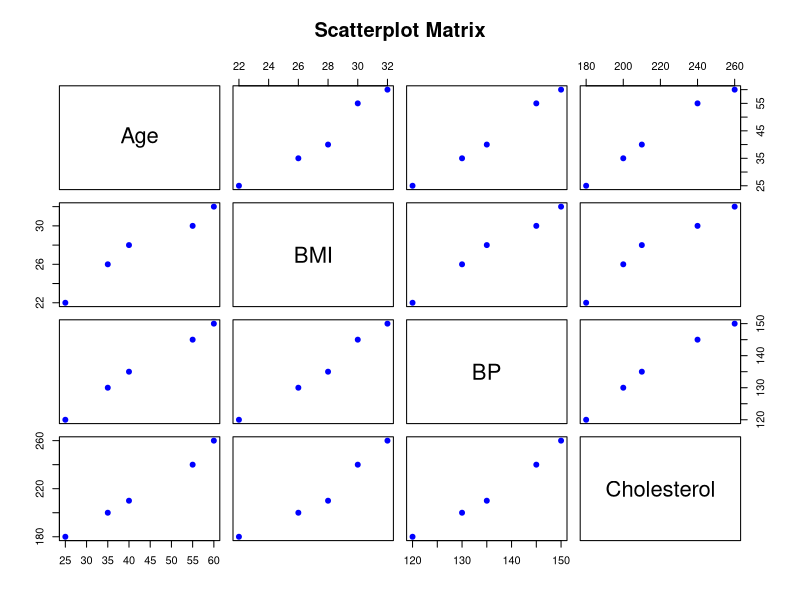
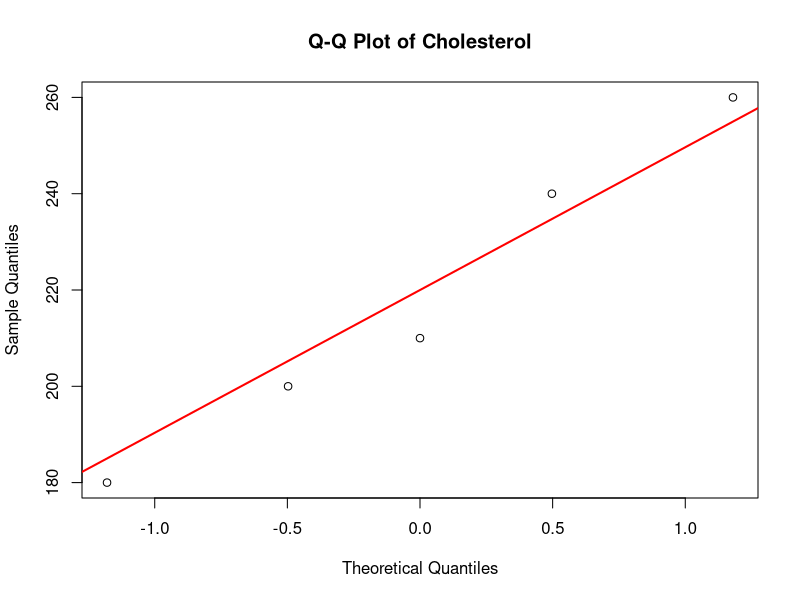
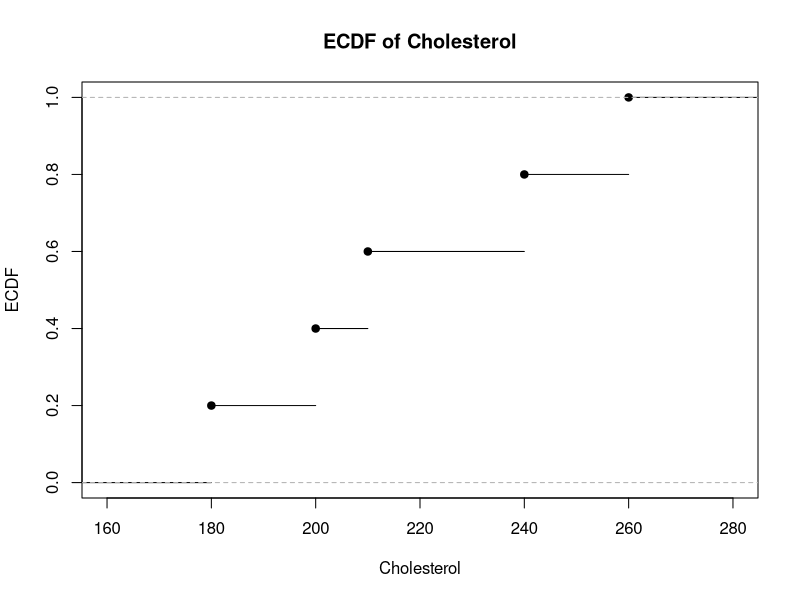
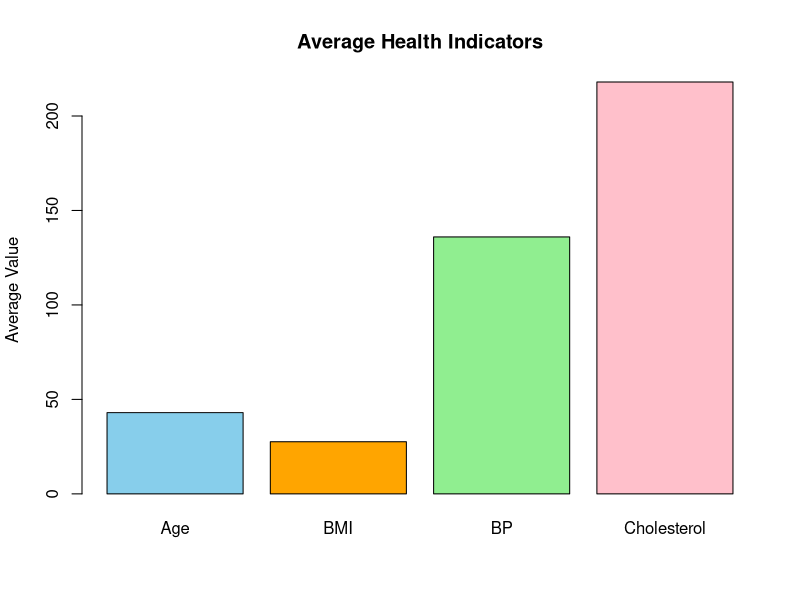

These figures' R source, in order:
setwd("E:/Development/College/Data-Handling-and-Visualization/Experiments/Exp-16-Patient-Health-Risk-Analysis")

data <- read.csv("Patient_Health_Risk.csv")

# ----------------------------
# Q1 Scatterplot Matrix
# ----------------------------
pairs(data[,2:5],
      col="blue",
      pch=19,
      main="Scatterplot Matrix")

# ----------------------------
# Q2 Q-Q Plot
# ----------------------------
qqnorm(data$Cholesterol,
       main="Q-Q Plot of Cholesterol")
qqline(data$Cholesterol,
       col="red",
       lwd=2)

# ----------------------------
# ECDF
# ----------------------------
plot(ecdf(data$Cholesterol),
     main="ECDF of Cholesterol",
     xlab="Cholesterol",
     ylab="ECDF")

# ----------------------------
# Q3 Average Bar Chart
# ----------------------------
avg <- colMeans(data[,2:5])

barplot(avg,
        col=c("skyblue","orange","lightgreen","pink"),
        main="Average Health Indicators",
        ylab="Average Value")

print(data)
